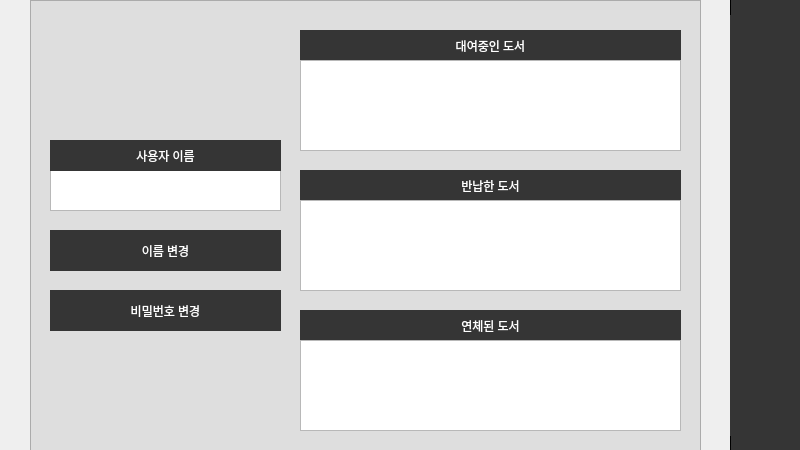
<?xml version="1.0" encoding="UTF-8"?>
<ui version="4.0">
 <class>Dialog</class>
 <widget class="QDialog" name="Dialog">
  <property name="geometry">
   <rect>
    <x>0</x>
    <y>0</y>
    <width>800</width>
    <height>450</height>
   </rect>
  </property>
  <property name="windowTitle">
   <string>나의 정보</string>
  </property>
  <property name="styleSheet">
   <string notr="true"/>
  </property>
  <widget class="QPushButton" name="email_C_Btn">
   <property name="geometry">
    <rect>
     <x>830</x>
     <y>215</y>
     <width>51</width>
     <height>31</height>
    </rect>
   </property>
   <property name="font">
    <font>
     <family>Arial</family>
     <weight>50</weight>
     <bold>false</bold>
    </font>
   </property>
   <property name="styleSheet">
    <string notr="true">QPushButton{
border:1px solid #353535;
background-color:#353535;
color:#fff;
}

QPushButton:hover{
background-color:#fff;
color:#353535;
}
</string>
   </property>
   <property name="text">
    <string>확인</string>
   </property>
  </widget>
  <widget class="QPushButton" name="search_icon">
   <property name="geometry">
    <rect>
     <x>730</x>
     <y>85</y>
     <width>71</width>
     <height>71</height>
    </rect>
   </property>
   <property name="font">
    <font>
     <family>Adobe Arabic</family>
     <pointsize>16</pointsize>
    </font>
   </property>
   <property name="styleSheet">
    <string notr="true">QPushButton{
background:#353535;
border:none;
}
QPushButton:hover{
border:2px solid #fff; 
}</string>
   </property>
   <property name="text">
    <string/>
   </property>
   <property name="icon">
    <iconset>
     <normaloff>icon/Icon2.png</normaloff>icon/Icon2.png</iconset>
   </property>
   <property name="iconSize">
    <size>
     <width>40</width>
     <height>40</height>
    </size>
   </property>
  </widget>
  <widget class="QPushButton" name="donation_icon">
   <property name="geometry">
    <rect>
     <x>730</x>
     <y>295</y>
     <width>71</width>
     <height>71</height>
    </rect>
   </property>
   <property name="font">
    <font>
     <family>Adobe Arabic</family>
     <pointsize>16</pointsize>
    </font>
   </property>
   <property name="styleSheet">
    <string notr="true">QPushButton{
background:#353535;
border:none;
}
QPushButton:hover{
border:2px solid #fff; 
}</string>
   </property>
   <property name="text">
    <string/>
   </property>
   <property name="icon">
    <iconset>
     <normaloff>icon/Icon5.png</normaloff>icon/Icon5.png</iconset>
   </property>
   <property name="iconSize">
    <size>
     <width>35</width>
     <height>35</height>
    </size>
   </property>
  </widget>
  <widget class="QPushButton" name="shopping_icon">
   <property name="geometry">
    <rect>
     <x>730</x>
     <y>155</y>
     <width>71</width>
     <height>71</height>
    </rect>
   </property>
   <property name="font">
    <font>
     <family>Adobe Arabic</family>
     <pointsize>16</pointsize>
    </font>
   </property>
   <property name="styleSheet">
    <string notr="true">QPushButton{
background:#353535;
border:none;
}
QPushButton:hover{
border:2px solid #fff; 
}</string>
   </property>
   <property name="text">
    <string/>
   </property>
   <property name="icon">
    <iconset>
     <normaloff>icon/Icon3.png</normaloff>icon/Icon3.png</iconset>
   </property>
   <property name="iconSize">
    <size>
     <width>35</width>
     <height>35</height>
    </size>
   </property>
  </widget>
  <widget class="QPushButton" name="return_icon">
   <property name="geometry">
    <rect>
     <x>730</x>
     <y>225</y>
     <width>71</width>
     <height>71</height>
    </rect>
   </property>
   <property name="font">
    <font>
     <family>Adobe Arabic</family>
     <pointsize>16</pointsize>
    </font>
   </property>
   <property name="styleSheet">
    <string notr="true">QPushButton{
background:#353535;
border:none;
}
QPushButton:hover{
border:2px solid #fff; 
}</string>
   </property>
   <property name="text">
    <string/>
   </property>
   <property name="icon">
    <iconset>
     <normaloff>icon/Icon4.png</normaloff>icon/Icon4.png</iconset>
   </property>
   <property name="iconSize">
    <size>
     <width>35</width>
     <height>35</height>
    </size>
   </property>
  </widget>
  <widget class="QPushButton" name="home_icon">
   <property name="geometry">
    <rect>
     <x>730</x>
     <y>15</y>
     <width>71</width>
     <height>71</height>
    </rect>
   </property>
   <property name="font">
    <font>
     <family>Adobe Arabic</family>
     <pointsize>16</pointsize>
    </font>
   </property>
   <property name="styleSheet">
    <string notr="true">QPushButton{
background:#353535;
border:none;
}
QPushButton:hover{
border:2px solid #fff; 
}</string>
   </property>
   <property name="text">
    <string/>
   </property>
   <property name="icon">
    <iconset>
     <normaloff>icon/Icon1.png</normaloff>icon/Icon1.png</iconset>
   </property>
   <property name="iconSize">
    <size>
     <width>35</width>
     <height>35</height>
    </size>
   </property>
  </widget>
  <widget class="QTextBrowser" name="textBrowser_3">
   <property name="geometry">
    <rect>
     <x>730</x>
     <y>-15</y>
     <width>71</width>
     <height>471</height>
    </rect>
   </property>
   <property name="styleSheet">
    <string notr="true">border:1px solid; background-color:#353535;</string>
   </property>
  </widget>
  <widget class="QPushButton" name="email_Btn">
   <property name="geometry">
    <rect>
     <x>830</x>
     <y>155</y>
     <width>51</width>
     <height>31</height>
    </rect>
   </property>
   <property name="font">
    <font>
     <family>Arial</family>
     <weight>50</weight>
     <bold>false</bold>
    </font>
   </property>
   <property name="styleSheet">
    <string notr="true">QPushButton{
border:1px solid #353535;
background-color:#353535;
color:#fff;
}

QPushButton:hover{
background-color:#fff;
color:#353535;
}
</string>
   </property>
   <property name="text">
    <string>전송</string>
   </property>
  </widget>
  <widget class="QPushButton" name="user_icon">
   <property name="geometry">
    <rect>
     <x>730</x>
     <y>365</y>
     <width>71</width>
     <height>71</height>
    </rect>
   </property>
   <property name="font">
    <font>
     <family>Adobe Arabic</family>
     <pointsize>16</pointsize>
    </font>
   </property>
   <property name="styleSheet">
    <string notr="true">QPushButton{
background:#353535;
border:none;
}
QPushButton:hover{
border:2px solid #fff; 
}</string>
   </property>
   <property name="text">
    <string/>
   </property>
   <property name="icon">
    <iconset>
     <normaloff>icon/Icon6.png</normaloff>icon/Icon6.png</iconset>
   </property>
   <property name="iconSize">
    <size>
     <width>40</width>
     <height>40</height>
    </size>
   </property>
  </widget>
  <widget class="QLabel" name="label_7">
   <property name="geometry">
    <rect>
     <x>300</x>
     <y>30</y>
     <width>381</width>
     <height>31</height>
    </rect>
   </property>
   <property name="styleSheet">
    <string notr="true">border:1px solid #353535;
background-color:#353535;
color:#fff;</string>
   </property>
   <property name="text">
    <string>대여중인 도서</string>
   </property>
   <property name="alignment">
    <set>Qt::AlignCenter</set>
   </property>
  </widget>
  <widget class="QLabel" name="label_8">
   <property name="geometry">
    <rect>
     <x>300</x>
     <y>170</y>
     <width>381</width>
     <height>31</height>
    </rect>
   </property>
   <property name="styleSheet">
    <string notr="true">border:1px solid #353535;
background-color:#353535;
color:#fff;</string>
   </property>
   <property name="text">
    <string>반납한 도서</string>
   </property>
   <property name="alignment">
    <set>Qt::AlignCenter</set>
   </property>
  </widget>
  <widget class="QLabel" name="label_9">
   <property name="geometry">
    <rect>
     <x>300</x>
     <y>310</y>
     <width>381</width>
     <height>31</height>
    </rect>
   </property>
   <property name="styleSheet">
    <string notr="true">border:1px solid #353535;
background-color:#353535;
color:#fff;</string>
   </property>
   <property name="text">
    <string>연체된 도서</string>
   </property>
   <property name="alignment">
    <set>Qt::AlignCenter</set>
   </property>
  </widget>
  <widget class="QTextBrowser" name="rent_list">
   <property name="geometry">
    <rect>
     <x>300</x>
     <y>60</y>
     <width>381</width>
     <height>91</height>
    </rect>
   </property>
  </widget>
  <widget class="QTextBrowser" name="return_list">
   <property name="geometry">
    <rect>
     <x>300</x>
     <y>200</y>
     <width>381</width>
     <height>91</height>
    </rect>
   </property>
  </widget>
  <widget class="QTextBrowser" name="overdue_list">
   <property name="geometry">
    <rect>
     <x>300</x>
     <y>340</y>
     <width>381</width>
     <height>91</height>
    </rect>
   </property>
  </widget>
  <widget class="QTextBrowser" name="user_name">
   <property name="geometry">
    <rect>
     <x>50</x>
     <y>170</y>
     <width>231</width>
     <height>41</height>
    </rect>
   </property>
   <property name="tabChangesFocus">
    <bool>false</bool>
   </property>
  </widget>
  <widget class="QPushButton" name="pw_change">
   <property name="enabled">
    <bool>true</bool>
   </property>
   <property name="geometry">
    <rect>
     <x>50</x>
     <y>290</y>
     <width>231</width>
     <height>41</height>
    </rect>
   </property>
   <property name="font">
    <font>
     <family>Arial</family>
     <weight>50</weight>
     <bold>false</bold>
    </font>
   </property>
   <property name="styleSheet">
    <string notr="true">QPushButton{
border:1px solid #353535;
background-color:#353535;
color:#fff;
}

QPushButton:hover{
background-color:#fff;
color:#353535;
}

</string>
   </property>
   <property name="text">
    <string>비밀번호 변경</string>
   </property>
  </widget>
  <widget class="QPushButton" name="name_change">
   <property name="enabled">
    <bool>true</bool>
   </property>
   <property name="geometry">
    <rect>
     <x>50</x>
     <y>230</y>
     <width>231</width>
     <height>41</height>
    </rect>
   </property>
   <property name="font">
    <font>
     <family>Arial</family>
     <weight>50</weight>
     <bold>false</bold>
    </font>
   </property>
   <property name="styleSheet">
    <string notr="true">QPushButton{
border:1px solid #353535;
background-color:#353535;
color:#fff;
}

QPushButton:hover{
background-color:#fff;
color:#353535;
}

</string>
   </property>
   <property name="text">
    <string>이름 변경</string>
   </property>
  </widget>
  <widget class="QLabel" name="label_10">
   <property name="geometry">
    <rect>
     <x>50</x>
     <y>140</y>
     <width>231</width>
     <height>31</height>
    </rect>
   </property>
   <property name="styleSheet">
    <string notr="true">border:1px solid #353535;
background-color:#353535;
color:#fff;</string>
   </property>
   <property name="text">
    <string>사용자 이름</string>
   </property>
   <property name="alignment">
    <set>Qt::AlignCenter</set>
   </property>
  </widget>
  <widget class="QTextBrowser" name="textBrowser_6">
   <property name="geometry">
    <rect>
     <x>30</x>
     <y>0</y>
     <width>671</width>
     <height>541</height>
    </rect>
   </property>
   <property name="styleSheet">
    <string notr="true">background-color:#dedede;</string>
   </property>
  </widget>
  <zorder>textBrowser_6</zorder>
  <zorder>textBrowser_3</zorder>
  <zorder>email_C_Btn</zorder>
  <zorder>search_icon</zorder>
  <zorder>donation_icon</zorder>
  <zorder>shopping_icon</zorder>
  <zorder>return_icon</zorder>
  <zorder>home_icon</zorder>
  <zorder>email_Btn</zorder>
  <zorder>user_icon</zorder>
  <zorder>label_7</zorder>
  <zorder>label_8</zorder>
  <zorder>label_9</zorder>
  <zorder>rent_list</zorder>
  <zorder>return_list</zorder>
  <zorder>overdue_list</zorder>
  <zorder>user_name</zorder>
  <zorder>pw_change</zorder>
  <zorder>name_change</zorder>
  <zorder>label_10</zorder>
 </widget>
 <resources/>
 <connections/>
</ui>
